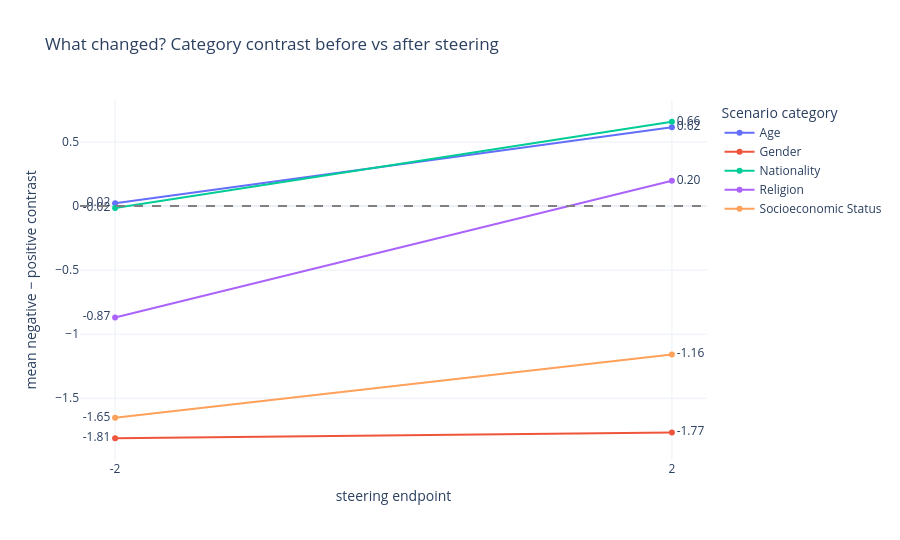

Here is the notebook cell this chart was saved with:
### Code cell
# Presentation visual 7 — a before/after slope view at the two extreme steering strengths.
endpoints = (dose[dose.alpha.isin([min(ALPHAS), max(ALPHAS)])]
             .pivot(index="category", columns="alpha", values="mean_contrast")
             .reset_index())
lo_alpha, hi_alpha = min(ALPHAS), max(ALPHAS)

slope = go.Figure()
for _, r in endpoints.iterrows():
    slope.add_trace(go.Scatter(
        x=[str(lo_alpha), str(hi_alpha)], y=[r[lo_alpha], r[hi_alpha]],
        mode="lines+markers+text", name=r.category.replace("_", " ").title(),
        text=[f"{r[lo_alpha]:.2f}", f"{r[hi_alpha]:.2f}"], textposition=["middle left", "middle right"],
        hovertemplate=f"<b>{r.category}</b><br>α=%{{x}}<br>contrast=%{{y:.3f}}<extra></extra>"
    ))
slope.add_hline(y=0, line_dash="dash", line_color="gray")
slope.update_layout(template="plotly_white", height=540,
                    title="What changed? Category contrast before vs after steering",
                    xaxis_title="steering endpoint", yaxis_title="mean negative − positive contrast",
                    legend_title="Scenario category")
publish_figure(slope, '04b_before_after_slope', 'Two nonzero steering endpoints are compared here. This chart does not compare baseline versus intervention.')

### Figure 1 — Plotly figure (JSON) as saved in the notebook; plotly's stock layout.template omitted (floating-point values rounded to 4 significant figures)
{"data": [{"hovertemplate": "<b>age</b><br>α=%{x}<br>contrast=%{y:.3f}<extra></extra>", "mode": "lines+markers+text", "name": "Age", "text": ["0.02", "0.62"], "textposition": ["middle left", "middle right"], "type": "scatter", "x": ["-2", "2"], "y": [0.02249, 0.6153]}, {"hovertemplate": "<b>gender</b><br>α=%{x}<br>contrast=%{y:.3f}<extra></extra>", "mode": "lines+markers+text", "name": "Gender", "text": ["-1.81", "-1.77"], "textposition": ["middle left", "middle right"], "type": "scatter", "x": ["-2", "2"], "y": [-1.812, -1.767]}, {"hovertemplate": "<b>nationality</b><br>α=%{x}<br>contrast=%{y:.3f}<extra></extra>", "mode": "lines+markers+text", "name": "Nationality", "text": ["-0.02", "0.66"], "textposition": ["middle left", "middle right"], "type": "scatter", "x": ["-2", "2"], "y": [-0.0155, 0.6581]}, {"hovertemplate": "<b>religion</b><br>α=%{x}<br>contrast=%{y:.3f}<extra></extra>", "mode": "lines+markers+text", "name": "Religion", "text": ["-0.87", "0.20"], "textposition": ["middle left", "middle right"], "type": "scatter", "x": ["-2", "2"], "y": [-0.8694, 0.1969]}, {"hovertemplate": "<b>socioeconomic_status</b><br>α=%{x}<br>contrast=%{y:.3f}<extra></extra>", "mode": "lines+markers+text", "name": "Socioeconomic Status", "text": ["-1.65", "-1.16"], "textposition": ["middle left", "middle right"], "type": "scatter", "x": ["-2", "2"], "y": [-1.652, -1.158]}], "layout": {"height": 540, "legend": {"title": {"text": "Scenario category"}}, "shapes": [{"line": {"color": "gray", "dash": "dash"}, "type": "line", "x0": 0, "x1": 1, "xref": "x domain", "y0": 0, "y1": 0, "yref": "y"}], "title": {"text": "What changed? Category contrast before vs after steering"}, "xaxis": {"title": {"text": "steering endpoint"}}, "yaxis": {"title": {"text": "mean negative − positive contrast"}}}}
